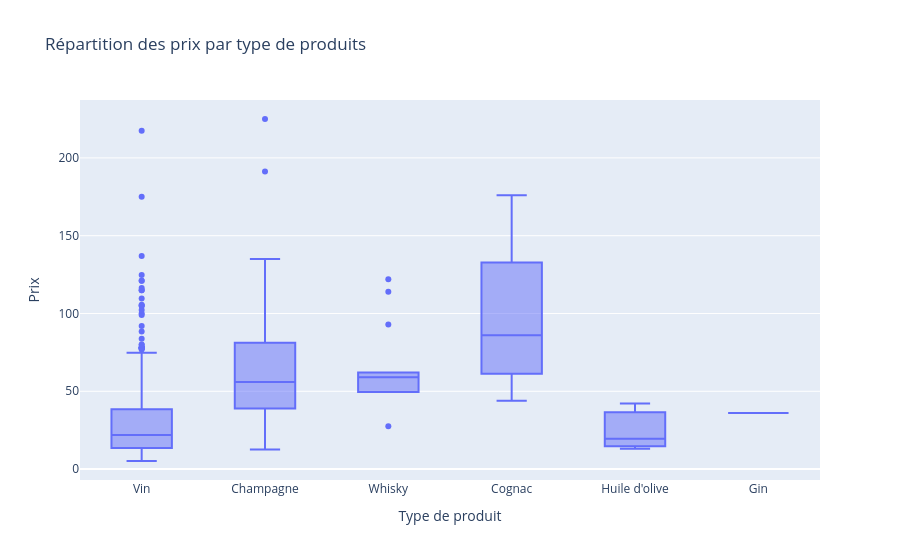

Here is the notebook cell this chart was saved with:
### Code cell
#Selon vous, ces outliers sont-ils justifiés ? Comment le démontrer si cela est possible ?
fig = px.box(df_final, x='product_type', y='price', title='Répartition des prix par type de produits')
fig.update_layout(xaxis_title='Type de produit', yaxis_title='Prix', height=600)
fig.show()

### Figure 1 — Plotly figure (JSON) as saved in the notebook; plotly's stock layout.template omitted (floating-point values rounded to 4 significant figures; data arrays with more than 128 entries replaced by an {"elided": "..."} marker saying what was removed)
{"data": [{"alignmentgroup": "True", "hovertemplate": "product_type=%{x}<br>price=%{y}<extra></extra>", "legendgroup": "", "marker": {"color": "#636efa"}, "name": "", "notched": false, "offsetgroup": "", "orientation": "v", "showlegend": false, "type": "box", "x": {"elided": "714 str values"}, "x0": " ", "xaxis": "x", "y": {"elided": "714 float values"}, "y0": " ", "yaxis": "y"}], "layout": {"autosize": true, "boxmode": "group", "legend": {"tracegroupgap": 0}, "title": {"text": "Répartition des prix par type de produits"}, "xaxis": {"anchor": "y", "autorange": true, "domain": [0, 1], "range": [-0.5, 5.5], "title": {"text": "Type de produit"}, "type": "category"}, "yaxis": {"anchor": "x", "autorange": true, "domain": [0, 1], "range": [-7.011, 237.2], "title": {"text": "Prix"}, "type": "linear"}}}
